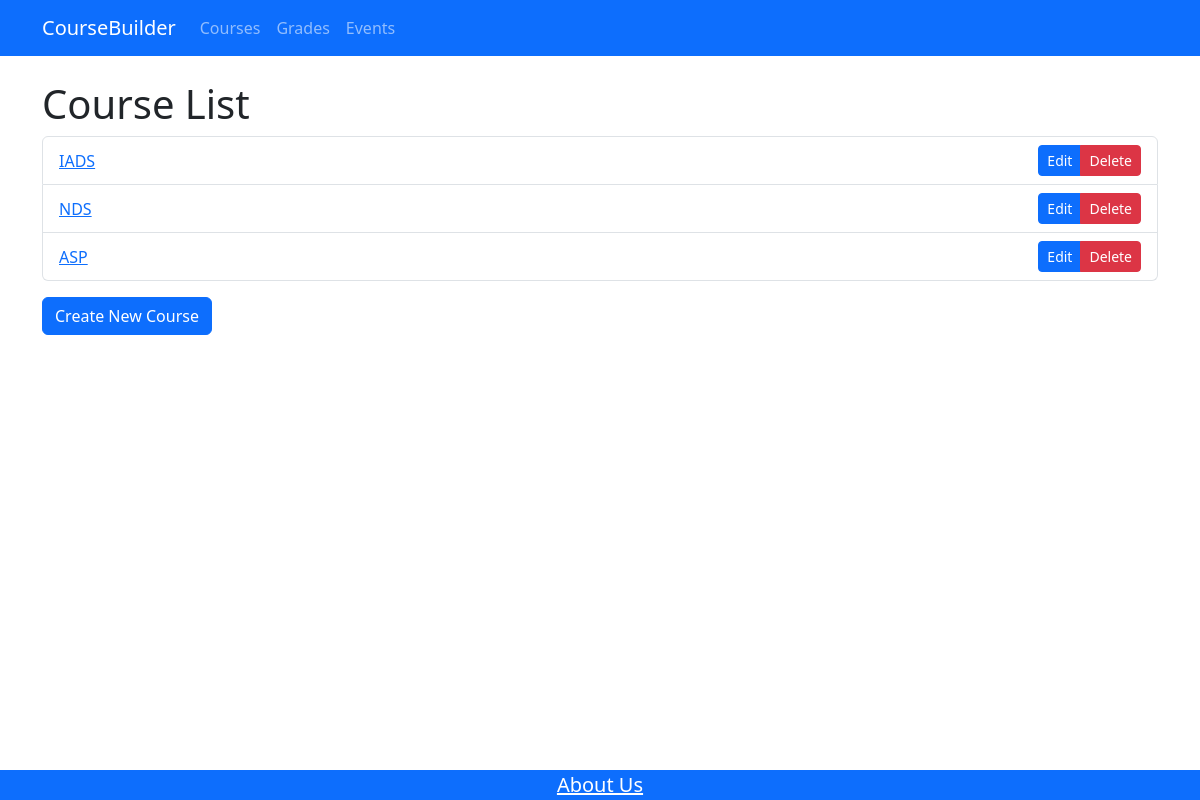
The page /coursebuilder/courses/ (signed in) on the database its author committed.
### coursebuilder/models.py (models this page shows, shortened)
class Course(models.Model):
  user = models.ManyToManyField(UserProfile)
  title = models.CharField(max_length=200)
  description = models.TextField()
  price = models.FloatField( null=True, blank=True,
        verbose_name='Price',
        validators=[
            validators.MinValueValidator(50),
            validators.MaxValueValidator(100000)
        ]
  )

### coursebuilder/views.py (the view)
# urls.py: path('courses/', views.course_list, name='course_list'),
def course_list(request):
    courses = Course.objects.all()
    user = UserProfile.objects.get(user_ptr=request.user.id)
    if user.is_professor:
        return render(request, 'course_list.html', {'courses': courses})
    else:
        return render(request, 'course_list_student.html', {'courses': courses})

### coursebuilder/templates/course_list.html (shortened to what this page needs)
{% extends 'base.html' %}
{% block content %}
    <div class="container">
        <h1>Course List</h1>
        <ul class="list-group">
            {% for course in courses %}
                <li class="list-group-item d-flex justify-content-between align-items-center">
                    <a href="{% url 'course_detail' course.id %}">{{ course.title }}</a>
                        <div class="btn-group">
                            <a href="{% url 'course_update' course.id %}" class="btn btn-sm btn-primary">Edit</a>
                            <a href="{% url 'course_delete' course.id %}" class="btn btn-sm btn-danger">Delete</a>
                        </div>
                </li>
            {% endfor %}
        </ul>
        <a href="{% url 'course_create' %}" class="btn btn-primary mt-3">Create New Course</a>
    </div>
{% endblock %}

### rows shown on the page
Course: title "IADS"
Course: title "NDS"
Course: title "ASP"
